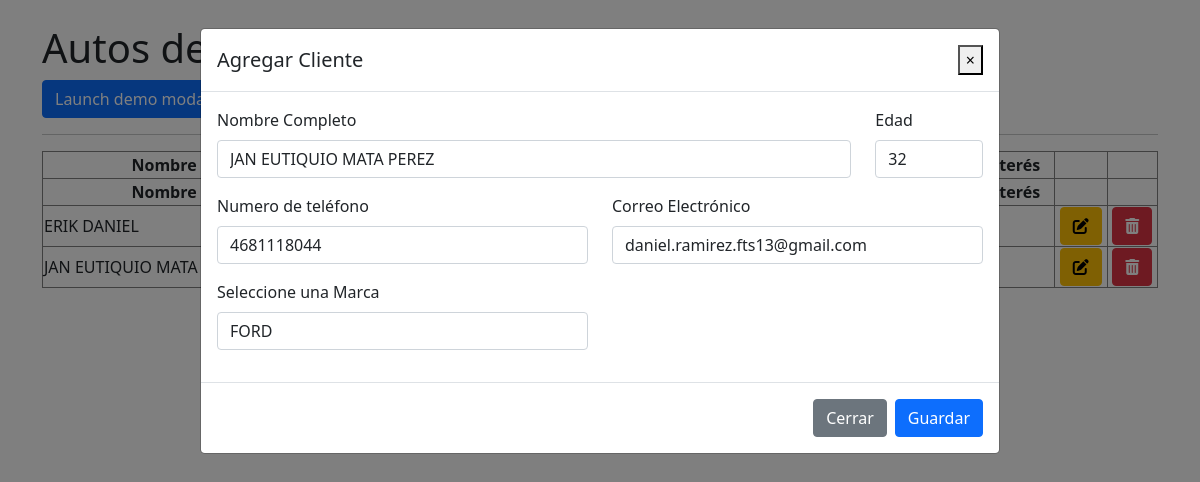
/index.php?idCliente=7, run on the app's committed database.
### tables this page shows
CREATE TABLE `clientes` (
  `ID_CLIENTE` int(11) NOT NULL,
  `NOMBRE` varchar(200) NOT NULL,
  `EDAD` int(11) NOT NULL,
  `TELEFONO` varchar(12) NOT NULL,
  `EMAIL` varchar(160) NOT NULL,
  `ID_MARCA` int(11) NOT NULL,
  `ID_MODELO` int(11) NOT NULL,
  `CREATE_RECORD` datetime NOT NULL
);

CREATE TABLE `autos` (
  `ID_AUTO` int(11) NOT NULL,
  `MARCA` varchar(50) NOT NULL
);

### index.php (the view, shortened to what this page needs)
<?php require_once('euqZYnmTGOAo.php') ?>
<?php
$editFormAction = $_SERVER['PHP_SELF'];
  if (isset($_SERVER['QUERY_STRING'])) {
    $editFormAction .= "?" . htmlentities($_SERVER['QUERY_STRING']);
  }
?>
<?php
  $colname_idCliente = "";
  if (isset($_GET['idCliente'])) {
  	$colname_idCliente = $_GET['idCliente'];
  }
  $queryAutos = "SELECT * FROM autos";
  $stmtAutosEd = mysqli_query($conn, $queryAutos);
  $queryClientes = "SELECT * FROM clientes LEFT JOIN autos ON clientes.ID_MARCA = autos.ID_AUTO LEFT JOIN modelos ON clientes.ID_MODELO = modelos.ID_MODELO ORDER BY ID_CLIENTE ASC";
  $stmtClientes = mysqli_query($conn, $queryClientes);
  $queryCliente = "SELECT * FROM clientes WHERE ID_CLIENTE = '$colname_idCliente'";
  $stmtCliente = mysqli_query($conn, $queryCliente);
  $row_ClienteByID = mysqli_fetch_assoc($stmtCliente);
?>
<!DOCTYPE html>
<html>
<head>
	<link href="https://cdn.jsdelivr.net/npm/bootstrap@5.1.3/dist/css/bootstrap.min.css" rel="stylesheet">
    <link rel="stylesheet" type="text/css" href="https://cdn.datatables.net/v/bs4/dt-1.10.20/datatables.min.css"/>
    <link href="https://cdn.datatables.net/buttons/2.0.1/css/buttons.dataTables.min.css" rel="stylesheet">
    <link rel="stylesheet" href="https://cdnjs.cloudflare.com/ajax/libs/font-awesome/6.2.1/css/all.min.css" />
</head>
<body>
	<div class="container mt-4 mb-4">
		<h1>Autos de interés</h1>
		<button type="button" class="btn btn-primary" data-bs-toggle="modal" data-bs-target="#addModal">
  			Launch demo modal
		</button>
		<table name="tbl-contact" id="tbl-contact" class="table-striped table-bordered" style="width:100%">
                <thead class="text-center">
                    <th>Nombre</th>
                    <th>Edad</th>
                    <th>Teléfono</th>
                    <th>Email</th>
                    <th>Auto de Interés</th>
                    <th>Modelo de Interés</th>
                    <th></th>
                    <th></th>
                </thead>
                <tbody>
                	<?php while($row_Cliente = mysqli_fetch_assoc($stmtClientes)){ ?>
                    	<tr>
                    		<td><?php echo $row_Cliente['NOMBRE']; ?></td>
                    		<td><?php echo $row_Cliente['EDAD']; ?></td>
                    		<td><?php echo $row_Cliente['TELEFONO']; ?></td>
                    		<td><?php echo $row_Cliente['EMAIL']; ?></td>
                    		<td><?php echo $row_Cliente['MARCA']; ?></td>
                    		<td><?php echo $row_Cliente['MODELO']; ?></td>
                    		<td class="text-center"> <a class="btn btn-warning" href="index.php?idCliente=<?php echo $row_Cliente['ID_CLIENTE']; ?>"><i class="fa-solid fa-pen-to-square"></i></a> </td>
                    		<td class="text-center" > <form class="form-group" method="POST" action="<?php echo $editFormAction; ?>"><button class="btn btn-danger"><i class="fa-solid fa-trash-can"></i></button> </form> </td>
                    	</tr>
                    <?php } ?>
                </tbody>
            </table>
	</div>
        <?php if (!empty($colname_idCliente)) { ?>
<div class="modal fade" id="staticBackdrop" data-bs-backdrop="static" data-bs-keyboard="false" tabindex="-1" aria-labelledby="staticBackdropLabel" aria-hidden="true">
  <div class="modal-dialog modal-lg">
    <div class="modal-content">
      <div class="modal-header">
        <h5 class="modal-title" id="exampleModalLabel">Agregar Cliente</h5>
        <button type="button" class="close" data-dismiss="modal" aria-label="Close">
          <span aria-hidden="true">&times;</span>
        </button>
      </div>
      <div class="modal-body">
        <form class="form-group" method="POST" action="<?php echo $editFormAction; ?>">
        	<div class="row">
        		<div class="col-12 col-md-10 mb-3">
        			<label class="form-label">Nombre Completo</label>
        			<input minlength="5" required class="form-control" type="text" name="name" value="<?php echo $row_ClienteByID['NOMBRE']; ?>">
        		</div>
        		<div class="col-12 col-md-2 mb-3">
        			<label class="form-label">Edad</label>
        			<input minlength="2" required class="form-control" type="text" name="edad" value="<?php echo $row_ClienteByID['EDAD']; ?>">
        		</div>
        		<div class="col-12 col-md-6 mb-3">
        			<label class="form-label">Numero de teléfono</label>
        			<input minlength="10" required class="form-control" type="text" name="phone" value="<?php echo $row_ClienteByID['TELEFONO']; ?>">
        		</div>
        		<div class="col-12 col-md-6 mb-3">
        			<label class="form-label">Correo Electrónico</label>
        			<input required class="form-control" type="email" name="email" value="<?php echo $row_ClienteByID['EMAIL']; ?>">
        		</div>
        		<div class="col-12 col-md-6 mb-3">
        			<label class="form-label">Seleccione una Marca</label>
        			<select id="autoE" class="form-control" name="autoE">
        				<?php while($row_AutoEd = mysqli_fetch_assoc($stmtAutosEd)){ ?>
        					<option <?php if ($row_AutoEd['ID_AUTO'] == $row_ClienteByID['ID_MARCA']) {
        						echo "selected";
        					}else{echo "none";} ?> value="<?php echo $row_AutoEd['ID_AUTO']; ?>"><?php echo $row_AutoEd['MARCA']; ?></option>
        				<?php } ?>
        			</select>
        		</div>
        		<div class="col-12 col-md-6 mb-3">
        		</div>
        	</div>
      </div>
      <div class="modal-footer">
        <button type="button" class="btn btn-secondary" data-dismiss="modal">Cerrar</button>
        <button type="submit" class="btn btn-primary">Guardar</button>
      </div>
    </div>
  </div>
</div>
<?php } ?>
</body>
</html>

### data on the page
clientes: NOMBRE "ERIK DANIEL"
clientes: NOMBRE "JAN EUTIQUIO MATA PEREZ", name "JAN EUTIQUIO MATA PEREZ", edad "32", phone "4681118044", email "daniel.ramirez.fts13@gmail.com", autoE "FORD"
